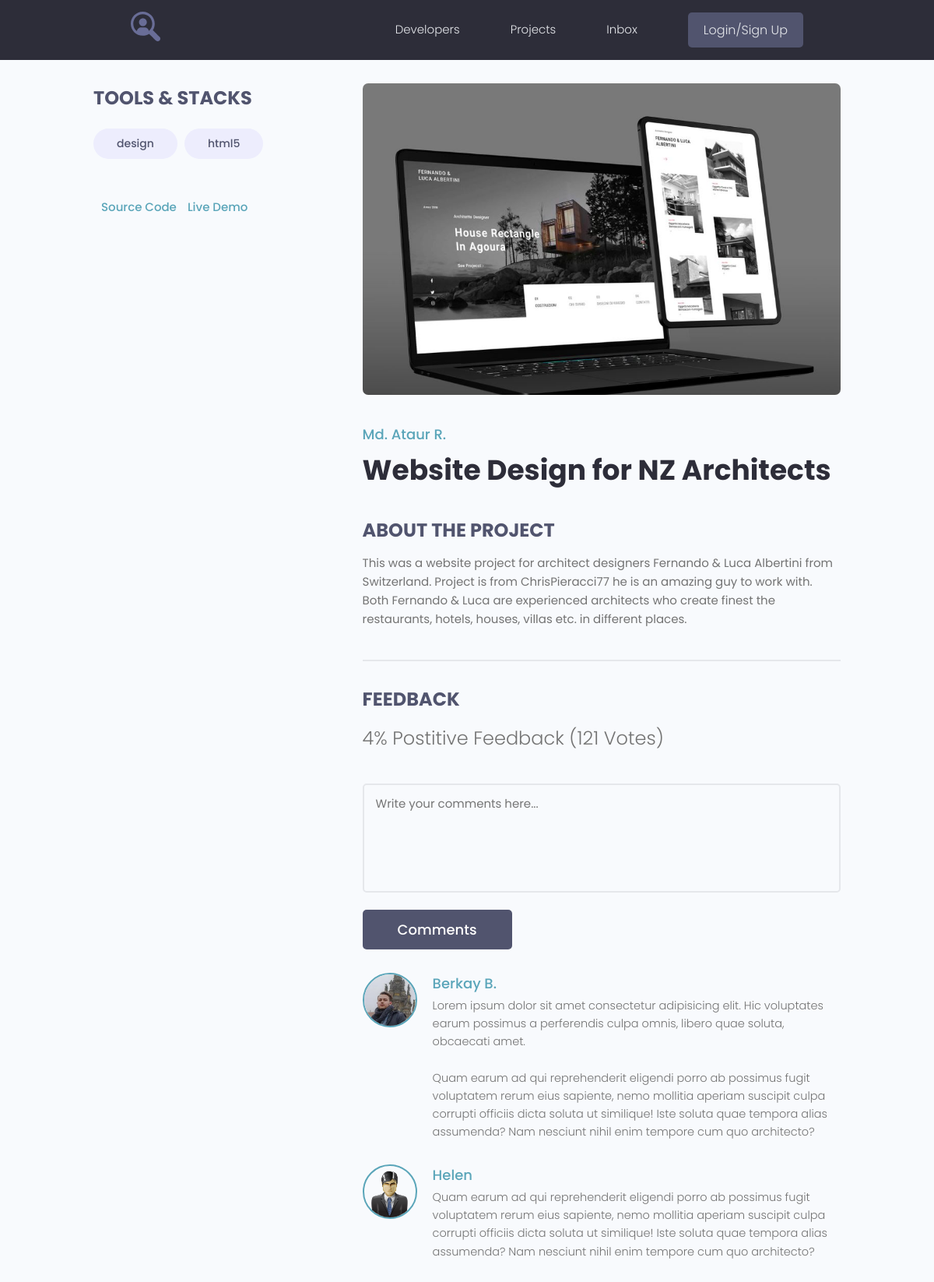
Page /projects/project/2/ on the committed database.
### projects/models.py (models this page shows, shortened)
class Tag(models.Model):
    name = models.CharField(max_length=200)
    created = models.DateTimeField(auto_now_add=True)
    def __str__(self):
        return self.name

class Project(models.Model):
    owner = models.ForeignKey(Profile, on_delete=models.SET_NULL, null=True, blank=True)
    title = models.CharField(max_length=200)
    description = models.TextField(null=True, blank=True)
    featured_image = models.ImageField(null=True, blank=True, upload_to="projects/%Y/%m/%d/", default="default.jpg")
    demo_link = models.CharField(max_length=2000, null=True, blank=True)
    source_link = models.CharField(max_length=2000, null=True, blank=True)
    tags = models.ManyToManyField('Tag', blank=True)
    vote_total = models.IntegerField(default=0, null=True, blank=True)
    vote_ratio = models.IntegerField(default=0, null=True, blank=True)
    created = models.DateTimeField(auto_now_add=True)

class Review(models.Model):
    VOTE_TYPE = (
        ('up', 'Up Vote'),
        ('down', 'Down Vote')
    )
    owner = models.ForeignKey(Profile, on_delete=models.CASCADE, null=True)
    project = models.ForeignKey(Project, on_delete=models.CASCADE)
    body = models.TextField(null=True, blank=True)
    value = models.CharField(max_length=200, choices=VOTE_TYPE)
    created = models.DateTimeField(auto_now_add=True)
    class Meta:
        unique_together = [['owner', 'project']]

### users/models.py (models this page shows, shortened)
class Profile(models.Model):
    user = models.OneToOneField(User, on_delete=models.CASCADE, null=True, blank=True)
    name = models.CharField(max_length=200, blank=True, null=True)
    email = models.EmailField(max_length=500, blank=True, null=True)
    username = models.CharField(max_length=200, blank=True, null=True)
    short_info = models.CharField(max_length=200, blank=True, null=True)
    bio = models.TextField(blank=True, null=True)
    profile_image = models.ImageField(blank=True, null=True, upload_to='profiles/', default="profiles/user-default.png")
    social_github = models.CharField(max_length=200, blank=True, null=True)
    social_youtube = models.CharField(max_length=200, blank=True, null=True)
    social_website = models.CharField(max_length=200, blank=True, null=True)
    created = models.DateTimeField(auto_now_add=True)

### projects/views.py (the view)
# urls.py: path('project/<str:pk>/', views.project, name="project"),
def project(request, pk):
    project_obj = Project.objects.get(id=pk)
    return render(request, 'projects/single-project.html', {'project': project_obj})

### projects/templates/projects/single-project.html (shortened to what this page needs)
{% extends 'projects/base.html' %}
{% block content %}
  <main class="singleProject my-md">
    <div class="container">
      <div class="layout">
        <div class="column column--1of3">
          <h3 class="singleProject__subtitle">Tools & Stacks</h3>
          <div class="singleProject__toolStack">
            {% for tag in project.tags.all %}
            <span class="tag tag--pill tag--sub tag--lg">
              <small>{{ tag }}</small>
            </span>
            {% endfor %}
          </div>
          {% if project.source_link %}
          <a class="singleProject__liveLink" href="{{ project.source_link }}" target="_blank">Source Code
          </a>
          {% endif %}
          {% if project.demo_link %}
          <a class="singleProject__liveLink" href="{{ project.demo_link }}" target="_blank">Live Demo
          </a>
          {% endif %}
        </div>
        <div class="column column--2of3">
          <img class="singleProject__preview" src="{{ project.featured_image.url }}" alt="portfolio thumbnail" />
          <a href="profile.html" class="singleProject__developer">{{ project.owner.name }}</a>
          <h2 class="singleProject__title">{{ project.title }}</h2>
          <h3 class="singleProject__subtitle">About the Project</h3>
          <div class="singleProject__info">{{ project.description }}</div>
          <div class="comments">
            <h3 class="singleProject__subtitle">Feedback</h3>
            <h5 class="project--rating">
              {{ project.vote_ratio }}% Postitive
                    Feedback ({{ project.vote_total }} Vote{{ project.vote_total|pluralize:'s' }})
            </h5>
            <form class="form" action="#" method="POST">
              <div class="form__field">
                <textarea class="input input--textarea" name="message" id="formInput#textarea"
                  placeholder="Write your comments here..."></textarea>
              </div>
              <input class="btn btn--sub btn--lg" type="submit" value="Comments" />
            </form>
            <div class="commentList">
              {% for review in project.review_set.all %}
              {% if review.body %}
              <div class="comment">
                <a href="{% url 'user_profile' review.owner.id %}">
                  <img class="avatar avatar--md"
                    src="{{ review.owner.profile_image.url }}" alt="user" />
                </a>
                <div class="comment__details">
                  <a href="profile.html" class="comment__author">{{ review.owner.name }}</a>
                  <p class="comment__info">{{ review.body|linebreaksbr }}</p>
                </div>
              </div>
              {% endif %}
              {% endfor %}
            </div>
          </div>
        </div>
      </div>
    </div>
  </main>
{% endblock %}

### projects/static/styles/app.css (style rules this page uses)
:root { --color-sub: #2d2d39; }
.btn--sub { background-color: var(--color-sub-light); }
img { width: 100%; }
.singleProject .column--1of3 { order: 2; }
@media screen and (min-width: 1081px) { .singleProject .column--1of3 { order: 1; } }
@media screen and (min-width: 1081px) { .singleProject .column--2of3 { order: 2; } }
.singleProject__toolStack { margin-top: 2rem; margin-bottom: 4rem; }
.singleProject__liveLink { font-weight: 500; transition: all 0.3s ease-in-out; border-bottom: 2px solid transparent; }
.singleProject__preview { height: 50vh; object-fit: cover; object-position: top center; margin-bottom: 3rem; border-radius: 0.7rem; }
.singleProject__developer { font-size: 1.8rem; font-weight: 500; }
.singleProject__title { font-size: 3.6rem; font-weight: 700; color: var(--color-sub); margin-bottom: 3rem; }
.project--rating { margin-bottom: 1.6em; margin-top: .5em; }
.singleProject__subtitle { text-transform: uppercase; font-size: 2.4rem; font-weight: 700; color: var(--color-sub-light); margin-bottom: 1rem; }
.comments { margin-top: 4rem; padding-top: 3rem; border-top: 2px solid var(--color-light); }
.commentList { margin: 3rem 0; }
.comment { display: flex; gap: 2rem; }
.comment:not(:last-child) { margin-bottom: 3rem; }
.comment__author { font-size: 1.8rem; }
.comment__info { font-size: 1.45rem; }

### projects/static/uikit/styles/modules/_variables.css (style rules this page uses)
:root { --color-main: #5aa5b9; --color-main-light: #e6faff; --color-sub: #3f4156; --color-sub-light: #51546e; --color-sub-lighter: #ededfd; --color-text: #737373; --color-gray: #8b8b8b; --color-light: #e5e7eb; --color-light-gray: #767676; --color-bg: #f8fafd; --color-white: #fffefd; --color-white-light: #f3f3f3; --color-success: #359e64; --color-success-bg: #def8e8; --color-error: #fc4b0b; --color-error-bg: #fff2ee; --font-base: 'Poppins', arial, helvetica, 'Segoe UI', roboto, ubuntu, sans-serif; --font-monospace: 'Fira Code', 'Courier New', courier, monospace; --font-regular: 300; --font-medium: 500; --font-bold: 700; --generic-shadow: 1px 1px 5px #00000010; --generic-transition: all 0.3s ease-in-out; }

### projects/static/uikit/styles/modules/_base.css (style rules this page uses)
* { margin: 0; padding: 0; box-sizing: border-box; text-rendering: optimizeLegibility; color: inherit; font-size: inherit; }
html { font-size: 50%; }
@media only screen and (min-width: 480px) { html { font-size: 56.25%; } }
@media only screen and (min-width: 1200px) { html { font-size: 62.5%; } }
body { line-height: 1.6; font-weight: 400; font-size: 1.5rem; color: var(--color-text); background-color: var(--color-bg); min-height: 100vh; }

### projects/static/uikit/styles/modules/_typography.css (style rules this page uses)
* { font-family: var(--font-base); }
h2 { font-size: 3.6rem; font-weight: var(--font-bold); }
h3 { font-size: 3.2rem; font-weight: var(--font-medium); }
h5 { font-size: 2.4rem; font-weight: var(--font-medium); }
h5, h6 { font-weight: var(--font-regular); }
p, span, strong { font-size: 1.6rem; color: var(--color-text); font-weight: var(--font-regular); }
a { padding-bottom: 2px; text-decoration: none; display: inline-block; color: var(--color-main); font-weight: var(--font-medium); }

### projects/static/uikit/styles/modules/_utilities.css (style rules this page uses)
.container { width: 92%; max-width: 165rem; margin: 0 auto; box-sizing: border-box; }
@media screen and (min-width: 1000px) { .container { width: 90%; } }
@media screen and (min-width: 1200px) { .container { width: 80%; } }
.my-md { margin: 3rem auto; }

### projects/static/uikit/styles/modules/_avatar.css (style rules this page uses)
.avatar { border-radius: 50%; border: 2px solid var(--color-main); object-fit: cover; }
.avatar--md { height: 7rem; width: 7rem; }

### projects/static/uikit/styles/modules/_button.css (style rules this page uses)
.btn { display: inline-block; position: relative; cursor: pointer; background-color: var(--color-light); font-weight: var(--font-medium); color: var(--color-sub); text-decoration: none; padding: 1rem 2rem; border-radius: 0.5rem; border: none; width: -webkit-fit-content; width: -moz-fit-content; width: fit-content; height: -webkit-fit-content; height: -moz-fit-content; height: fit-content; font-size: 1.6rem; outline-width: 0; outline-color: transparent; -webkit-backface-visibility: hidden; backface-visibility: hidden; transition: all 0.3s ease-in-out; }
.btn--sub { background-color: var(--color-sub); color: var(--color-white); }
.btn--lg { font-size: 1.8rem; padding: 1.2rem 4.5rem; }

### projects/static/uikit/styles/modules/_layout.css (style rules this page uses)
.layout { display: flex; flex-flow: row wrap; justify-content: space-between; }
.layout > .column { margin-bottom: 3rem; }
.layout > .column.column--1of3 { flex-basis: 30%; }
.layout > .column.column--2of3 { flex-basis: 64%; }

### rows in the picture
Tag: name "design"
Tag: name "html5"
Project: featured_image (picture), owner.name "Md. Ataur R.", title "Website Design for NZ Architects", description "This was a website project for architect designers Fernando & Luca Albertini from Switzerland. Project is from ChrisPieracci77 he is an amazing guy to work with. Both Fernando & Luca are experienced architects who create finest the restaurants, hotels, houses, villas etc. in different places.", vote_ratio "4", vote_total "121"
Review: owner.profile_image (picture), owner.name "Berkay B.", body "Lorem ipsum dolor sit amet consectetur adipisicing elit. Hic voluptates earum possimus a perferendis culpa omnis, libero quae soluta, obcaecati amet. Quam earum ad qui reprehenderit eligendi porro ab possimus fugit voluptatem rerum eius sapiente, nemo mollitia aperiam suscipit culpa corrupti officiis dicta soluta ut similique! Iste soluta quae tempora alias assumenda? Nam nesciunt nihil enim tempore cum quo architecto?"
Review: owner.profile_image (placeholder picture), owner.name "Helen", body "Quam earum ad qui reprehenderit eligendi porro ab possimus fugit voluptatem rerum eius sapiente, nemo mollitia aperiam suscipit culpa corrupti officiis dicta soluta ut similique! Iste soluta quae tempora alias assumenda? Nam nesciunt nihil enim tempore cum quo architecto?"
